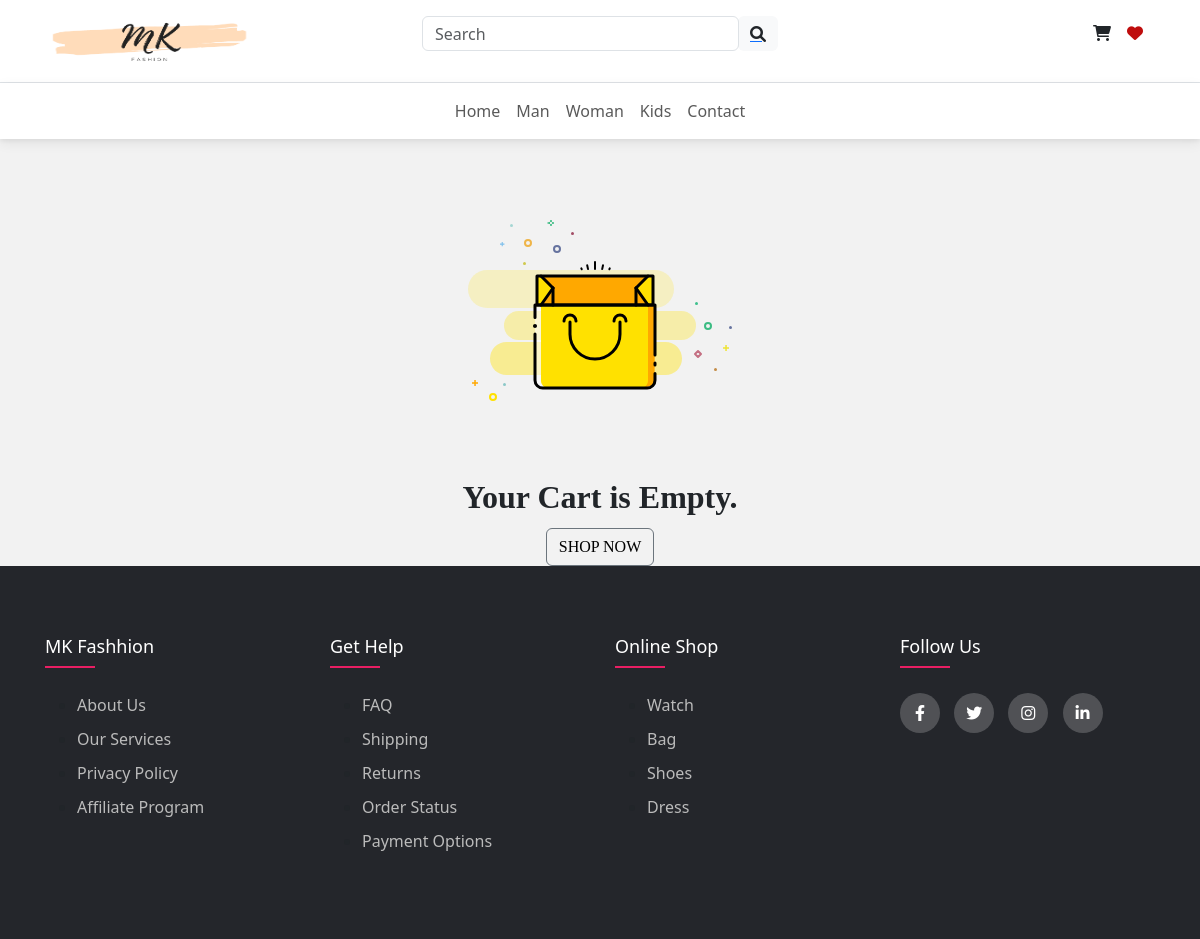
/cart/ (signed in), run on an earlier commit of the app's database.
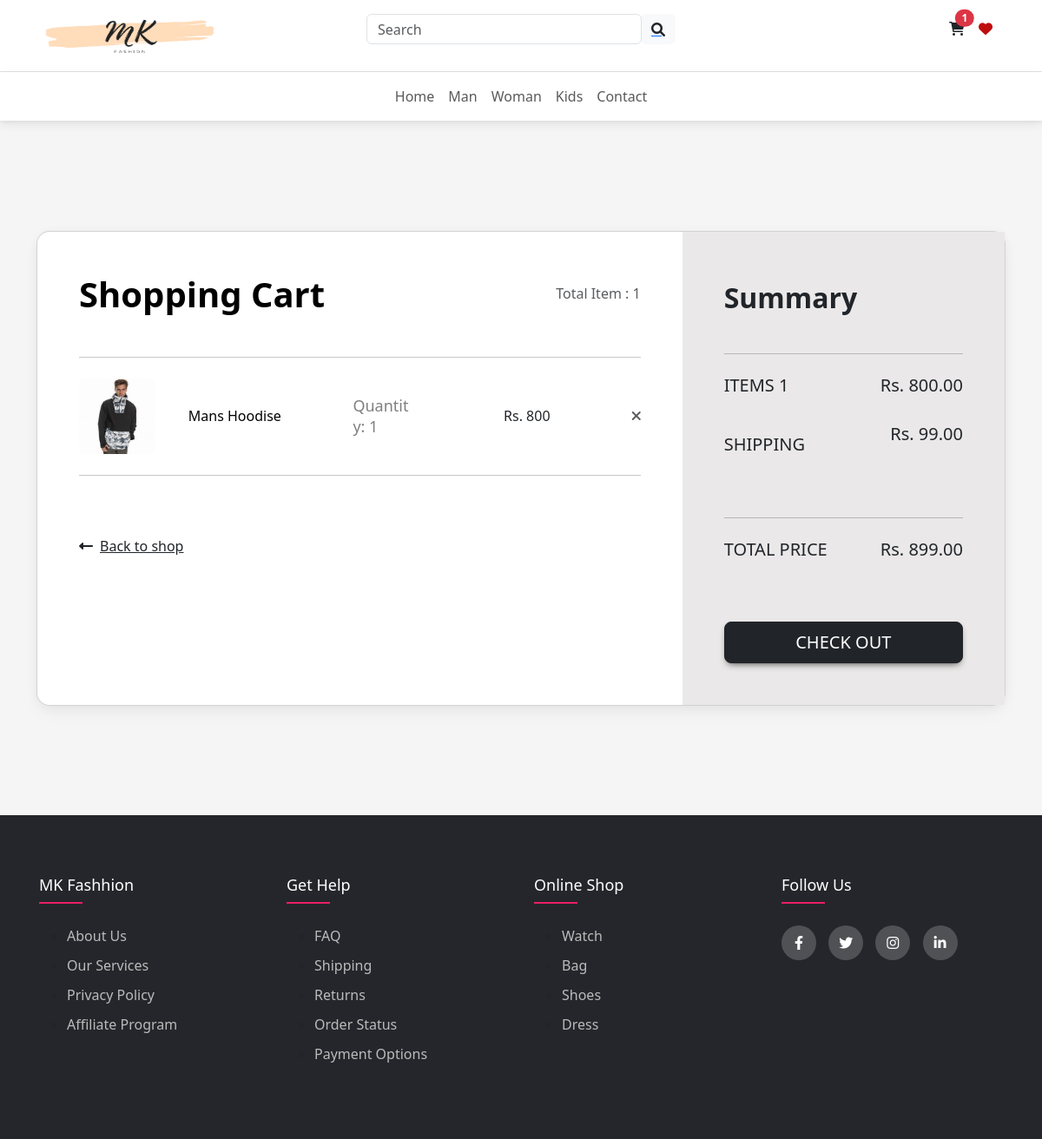
And on a later commit of the database.
### Mkart/models.py (models this page shows, shortened)
class Cart(models.Model):
    user = models.ForeignKey(User, on_delete=models.CASCADE)
    product = models.ForeignKey(Product, on_delete=models.CASCADE)
    quantity = models.PositiveIntegerField(default=1)
    def image(self):
        return self.product.p_img1.url

class Product(models.Model):
    product_id = models.AutoField
    p_name = models.CharField(max_length=50)
    category = models.CharField(max_length=50,choices=choice_product,default=" ")
    subCategory = models.CharField(max_length=50,default="")
    p_price = models.IntegerField(default=0)
    des = models.TextField(max_length=300)
    product_date = models.DateField()
    p_img1=models.ImageField(upload_to="img",default="")
    p_img2=models.ImageField(upload_to="img",default="")

### Mkart/views.py (the view)
# urls.py: path('cart/', views.cart, name='cart'),
def cart(request):
    cart_items = Cart.objects.filter(user=request.user)
    cart_quntity = len(cart_items)
    cart = Cart.objects.all()
    li = logo.objects.all()
    i_total = 0
    for item in cart_items:
        i_total += item.product.p_price * item.quantity
    total = i_total + 99
    ci = {
        'cart_items': cart_items,
         "logo": li,
        'total': len(cart_items),
        'cart' : cart,
        'total_price' : total,
        'item_total' : i_total
    }
    return render(request, 'cart.html', ci)

### templates/cart.html (shortened to what this page needs)
<!DOCTYPE html>
<html lang="en">
<head>
  <link href="https://cdnjs.cloudflare.com/ajax/libs/font-awesome/6.0.0/css/all.min.css" rel="stylesheet" />
  <link href="https://cdnjs.cloudflare.com/ajax/libs/mdb-ui-kit/6.3.1/mdb.min.css" rel="stylesheet" />
  <link href="https://cdn.jsdelivr.net/npm/bootstrap@5.3.0/dist/css/bootstrap.min.css" rel="stylesheet"
>
</head>
<body>
  {% include 'header.html' %}
  {% if cart_items %}
  <section class="h-100 h-custom">
    <div class="container py-5 h-100">
      <div class="row d-flex justify-content-center align-items-center h-100">
        <div class="col-12">
          <div class="card card-registration card-registration-2" style="border-radius: 15px;">
            <div class="card-body p-0">
              <div class="row g-0">
                <div class="col-lg-8">
                  <div class="p-5">
                    <div class="d-flex justify-content-between align-items-center mb-5">
                      <h1 class="fw-bold mb-0 text-black">Shopping Cart</h1>
                      <h6 class="mb-0 text-muted"> Total Item : {{ total }}</h6>
                    </div>
                    {% for item in cart_items %}
                    <hr class="my-4">
                    <div class="row mb-4 d-flex justify-content-between align-items-center">
                      <div class="col-md-2 col-lg-2 col-xl-2">
                        <img src="{{item.image}}" class="img-fluid rounded-3" alt="Cotton T-shirt">
                      </div>
                      <div class="col-md-3 col-lg-3 col-xl-3">
                        <h6 class="text-black mb-0">{{item.product.p_name}}</h6>
                      </div>
                      <div class="col-md-3 col-lg-3 col-xl-2 d-flex">
                        <p class="m-2">Quantity: {{item.quantity }} </p>
                      </div>
                      <div class="col-md-3 col-lg-2 col-xl-2 offset-lg-1">
                        <h6 class="mb-0">Rs. {{item.product.p_price}}</h6>
                      </div>
                      <div class="col-md-1 col-lg-1 col-xl-1 text-end">
                        <a href="{% url 'delete_from_cart' product_id=item.product.id %}" class="text-muted"><i
                            class="fas fa-times"></i></a>
                      </div>
                    </div>
                    {% endfor %}
                    <hr class="my-4">
                    <div class="pt-5">
                      <h6 class="mb-0"><a href="/" class="text-body"><i class="fas fa-long-arrow-alt-left me-2"></i>Back
                          to shop</a></h6>
                    </div>
                  </div>
                </div>
                <div class="col-lg-4 bg-grey">
                  <div class="p-5">
                    <h3 class="fw-bold mb-5 mt-2 pt-1">Summary</h3>
                    <hr class="my-4">
                    <div class="d-flex justify-content-between mb-4">
                      <h5 class="text-uppercase">items {{ total }}</h5>
                      <h5>Rs. {{item_total}}.00</h5>
                    </div>
                    <div class="d-flex justify-content-between mb-4">
                      <h5 class="text-uppercase mb-5 mt-2 pt-1">Shipping</h5>
                      <h5>Rs. 99.00</h5>
                    </div>
                    <hr class="my-4">
                    <div class="d-flex justify-content-between mb-5">
                      <h5 class="text-uppercase">Total price</h5>
                      <h5>Rs. {{total_price}}.00</h5>
                    </div>
                    <a href="{% url 'address' %}"><button type="button" class="btn btn1 btn-dark btn-block btn-lg" data-mdb-ripple-color="wite">Check
                      Out</button></a>
                  </div>
                </div>
              </div>
            </div>
          </div>
        </div>
      </div>
    </div>
  </section>
  {% else %}
  <div class="empty-cart">
    <h3>Your Cart is Empty.</h3>
    <a href="/" class="btn btn-outline-secondary">Shop now</a>
  </div>
  {% endif %}
  {% include 'footer.html' %}
</body>
</html>

### templates/header.html (shortened to what this page needs)
<!DOCTYPE html>
<html lang="en">
  <head>
  </head>
  <body>
     {% load static %}
     <div class="p-3 text-center bg-white border-bottom">
       <div class="container">
         <div class="row">
           <div class="col-md-4 d-flex justify-content-center justify-content-md-start mb-3 mb-md-0">
             <a href="/" class="ms-md-2">
               <img src="{{logo.0.logo.url}}" height="50" width="200" />
             </a>
           </div>
           <div class="col-md-4">
             <form class="d-flex input-group w-auto my-auto mb-3 mb-md-0">
               <input autocomplete="off" type="search" class="form-control rounded" placeholder="Search" />
               <a href="#">
               <span class="input-group-text border-0 d-none d-lg-flex"><i class="fas fa-search"></i></span>
               </a>
             </form>
           </div>
           <div class="col-md-4 d-flex justify-content-center justify-content-md-end align-items-center">
             <div class="d-flex">
           {% if not user.is_authenticated %}
           <a class="mx-1 but" href="{% url 'signup' %}">Login/Signup</a>
           {% else %}
               <a class="text-reset me-3" href="{% url 'cart' %}">
                 <span><i class="fas fa-shopping-cart" id="cart1"></i></span>
                 {% for carts in cart %}
                 {% if carts.quantity != null %}
                 {% if carts.user == request.user %}
                 <span class="position-absolute translate-middle badge rounded-pill bg-danger"
                 id="cart1">{{carts.quantity}}
               </span>
               {% endif %}
                 {% endif %}
                 {% endfor %}
               </a>
               <a class="heart" href="{% url 'wishlist' %}" >
               <i class="fa-solid fa-heart" style="color: #bf0d0d;"></i>
               </a>
               {% endif %}
             </div>
           </div>
         </div>
       </div>
     </div>
     <nav class="navbar navbar-expand-lg navbar-light bg-white ">
       <div class="container justify-content-center">
         <ul class="navbar-nav  flex-row">
           <li class="nav-item me-2 me-lg-0 d-none d-md-inline-block">
             <a class="nav-link " href="{% url 'home' %}">Home</a>
           </li>
           <li class="nav-item me-2 me-lg-0 d-none d-md-inline-block">
             <a class="nav-link " href="{% url 'man-product' %}">Man</a>
           </li>
           <li class="nav-item me-2 me-lg-0 d-none d-md-inline-block">
             <a class="nav-link " href="{% url 'woman-product' %}">Woman</a>
         </li>
         <li class="nav-item me-2 me-lg-0 d-none d-md-inline-block">
             <a class="nav-link " href="{% url 'kids-product' %}">Kids</a>
         </li>
           <li class="nav-item me-2 me-lg-0 d-none d-md-inline-block">
             <a class="nav-link " href="#">Contact</a>
           </li>
         </ul>
     </nav>
  </body>
</html>

What changed in the data, as far as the page shows it:
added Cart: quantity "1", image (picture), product.p_name "Mans Hoodise", product.p_price "800"
Also different on the page:
{{ total }}: (not shown) → "1"
{{ item_total }}: (not shown) → "800"
{{ total_price }}: (not shown) → "899"
text no longer shown: "Your Cart is Empty. SHOP NOW"
text now shown: "Shopping Cart Total Item : Back to shop Summary ITEMS Rs. .00 SHIPPING Rs. 99.00 TOTAL PRICE Rs. .00 CHECK OUT"
